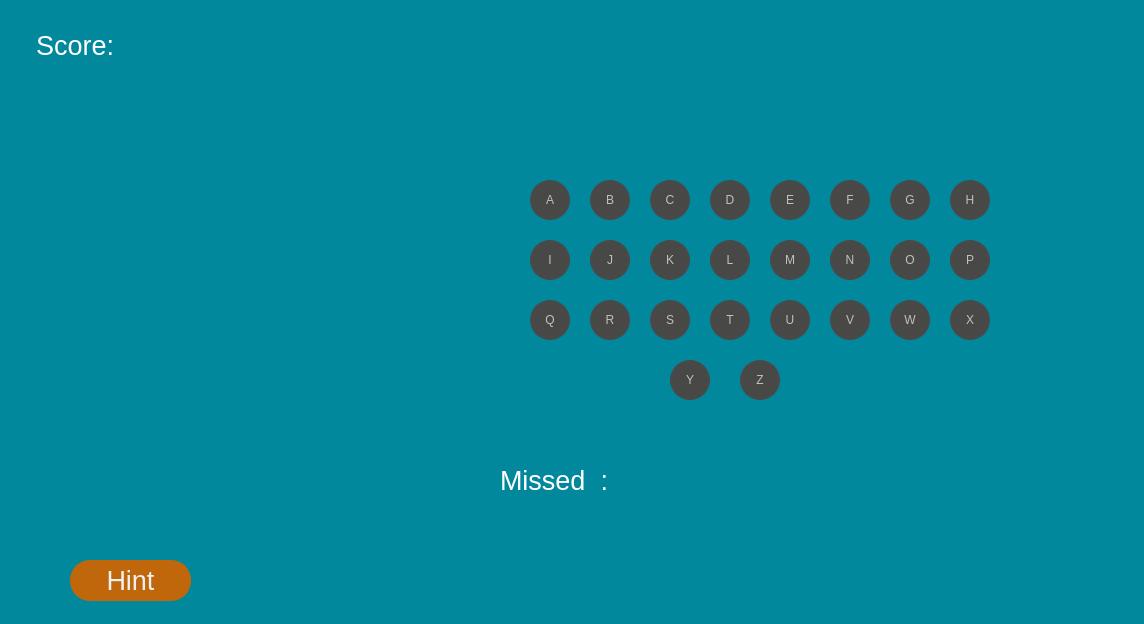
<?xml version="1.0" encoding="UTF-8"?>
<ui version="4.0">
 <class>mainWindow</class>
 <widget class="QMainWindow" name="mainWindow">
  <property name="geometry">
   <rect>
    <x>0</x>
    <y>0</y>
    <width>1144</width>
    <height>624</height>
   </rect>
  </property>
  <property name="windowTitle">
   <string>Category Layout</string>
  </property>
  <property name="styleSheet">
   <string notr="true">
        QWidget
        {
            color: #fff;
            background-color: #01889C;
            selection-background-color:#3d8ec9;
            selection-color: black;
            background-clip: border;
            border-image: none;
            outline: 0;
        }

        QPushButton
        {
            color: silver;
            background-color: #484846;
            border-width: 2px;
            border-color: #4A4949;
            border-style: solid;
            padding-top: 2px;
            padding-bottom: 2px;
            padding-left: 10px;
            padding-right: 10px;
            border-radius:20px;
        }

        QPushButton:disabled{
            background-color: #f2f2f2;
            color: #c7c7c3;
            border-color : #f2f2f2;
        }


        QPushButton:checked{
            background-color: #302F2F;
            border-color: #6A6969;
        }

        QPushButton:hover {
            border: 2px solid #fff;
            color: silver;
        }

        QPushButton:pressed
        {
            background-color: #484846;
        }

    </string>
  </property>
  <widget class="QWidget" name="centralwidget">
   <widget class="QLabel" name="lbl_word">
    <property name="geometry">
     <rect>
      <x>490</x>
      <y>20</y>
      <width>701</width>
      <height>111</height>
     </rect>
    </property>
    <property name="font">
     <font>
      <pointsize>28</pointsize>
      <weight>75</weight>
      <bold>true</bold>
     </font>
    </property>
    <property name="text">
     <string>&lt;html&gt;&lt;head/&gt;&lt;body&gt;&lt;p&gt;&lt;br/&gt;&lt;/p&gt;&lt;/body&gt;&lt;/html&gt;</string>
    </property>
    <property name="alignment">
     <set>Qt::AlignCenter</set>
    </property>
   </widget>
   <widget class="QPushButton" name="btn_a">
    <property name="geometry">
     <rect>
      <x>530</x>
      <y>180</y>
      <width>40</width>
      <height>40</height>
     </rect>
    </property>
    <property name="text">
     <string>A</string>
    </property>
    <property name="flat">
     <bool>true</bool>
    </property>
   </widget>
   <widget class="QPushButton" name="btn_b">
    <property name="geometry">
     <rect>
      <x>590</x>
      <y>180</y>
      <width>40</width>
      <height>40</height>
     </rect>
    </property>
    <property name="text">
     <string>B</string>
    </property>
   </widget>
   <widget class="QPushButton" name="btn_c">
    <property name="geometry">
     <rect>
      <x>650</x>
      <y>180</y>
      <width>40</width>
      <height>40</height>
     </rect>
    </property>
    <property name="text">
     <string>C</string>
    </property>
   </widget>
   <widget class="QLabel" name="lbl_score">
    <property name="geometry">
     <rect>
      <x>150</x>
      <y>20</y>
      <width>141</width>
      <height>51</height>
     </rect>
    </property>
    <property name="font">
     <font>
      <pointsize>22</pointsize>
     </font>
    </property>
    <property name="text">
     <string/>
    </property>
   </widget>
   <widget class="QLabel" name="lbl_wrong_letters">
    <property name="geometry">
     <rect>
      <x>710</x>
      <y>450</y>
      <width>371</width>
      <height>61</height>
     </rect>
    </property>
    <property name="font">
     <font>
      <pointsize>22</pointsize>
     </font>
    </property>
    <property name="text">
     <string/>
    </property>
   </widget>
   <widget class="QPushButton" name="btn_e">
    <property name="geometry">
     <rect>
      <x>770</x>
      <y>180</y>
      <width>40</width>
      <height>40</height>
     </rect>
    </property>
    <property name="text">
     <string>E</string>
    </property>
    <property name="flat">
     <bool>true</bool>
    </property>
   </widget>
   <widget class="QPushButton" name="btn_f">
    <property name="geometry">
     <rect>
      <x>830</x>
      <y>180</y>
      <width>40</width>
      <height>40</height>
     </rect>
    </property>
    <property name="text">
     <string>F</string>
    </property>
    <property name="flat">
     <bool>true</bool>
    </property>
   </widget>
   <widget class="QPushButton" name="btn_d">
    <property name="geometry">
     <rect>
      <x>710</x>
      <y>180</y>
      <width>40</width>
      <height>40</height>
     </rect>
    </property>
    <property name="text">
     <string>D</string>
    </property>
    <property name="flat">
     <bool>true</bool>
    </property>
   </widget>
   <widget class="QPushButton" name="btn_g">
    <property name="geometry">
     <rect>
      <x>890</x>
      <y>180</y>
      <width>40</width>
      <height>40</height>
     </rect>
    </property>
    <property name="text">
     <string>G</string>
    </property>
    <property name="flat">
     <bool>true</bool>
    </property>
   </widget>
   <widget class="QPushButton" name="btn_h">
    <property name="geometry">
     <rect>
      <x>950</x>
      <y>180</y>
      <width>40</width>
      <height>40</height>
     </rect>
    </property>
    <property name="text">
     <string>H</string>
    </property>
    <property name="flat">
     <bool>true</bool>
    </property>
   </widget>
   <widget class="QPushButton" name="btn_j">
    <property name="geometry">
     <rect>
      <x>590</x>
      <y>240</y>
      <width>40</width>
      <height>40</height>
     </rect>
    </property>
    <property name="text">
     <string>J</string>
    </property>
    <property name="flat">
     <bool>true</bool>
    </property>
   </widget>
   <widget class="QPushButton" name="btn_i">
    <property name="geometry">
     <rect>
      <x>530</x>
      <y>240</y>
      <width>40</width>
      <height>40</height>
     </rect>
    </property>
    <property name="text">
     <string>I</string>
    </property>
    <property name="flat">
     <bool>true</bool>
    </property>
   </widget>
   <widget class="QPushButton" name="btn_l">
    <property name="geometry">
     <rect>
      <x>710</x>
      <y>240</y>
      <width>40</width>
      <height>40</height>
     </rect>
    </property>
    <property name="text">
     <string>L</string>
    </property>
    <property name="flat">
     <bool>true</bool>
    </property>
   </widget>
   <widget class="QPushButton" name="btn_m">
    <property name="geometry">
     <rect>
      <x>770</x>
      <y>240</y>
      <width>40</width>
      <height>40</height>
     </rect>
    </property>
    <property name="text">
     <string>M</string>
    </property>
    <property name="flat">
     <bool>true</bool>
    </property>
   </widget>
   <widget class="QPushButton" name="btn_o">
    <property name="geometry">
     <rect>
      <x>890</x>
      <y>240</y>
      <width>40</width>
      <height>40</height>
     </rect>
    </property>
    <property name="text">
     <string>O</string>
    </property>
    <property name="flat">
     <bool>true</bool>
    </property>
   </widget>
   <widget class="QPushButton" name="btn_n">
    <property name="geometry">
     <rect>
      <x>830</x>
      <y>240</y>
      <width>40</width>
      <height>40</height>
     </rect>
    </property>
    <property name="text">
     <string>N</string>
    </property>
    <property name="flat">
     <bool>true</bool>
    </property>
   </widget>
   <widget class="QPushButton" name="btn_k">
    <property name="geometry">
     <rect>
      <x>650</x>
      <y>240</y>
      <width>40</width>
      <height>40</height>
     </rect>
    </property>
    <property name="text">
     <string>K</string>
    </property>
    <property name="flat">
     <bool>true</bool>
    </property>
   </widget>
   <widget class="QPushButton" name="btn_s">
    <property name="geometry">
     <rect>
      <x>650</x>
      <y>300</y>
      <width>40</width>
      <height>40</height>
     </rect>
    </property>
    <property name="text">
     <string>S</string>
    </property>
    <property name="flat">
     <bool>true</bool>
    </property>
   </widget>
   <widget class="QPushButton" name="btn_r">
    <property name="geometry">
     <rect>
      <x>590</x>
      <y>300</y>
      <width>40</width>
      <height>40</height>
     </rect>
    </property>
    <property name="text">
     <string>R</string>
    </property>
    <property name="flat">
     <bool>true</bool>
    </property>
   </widget>
   <widget class="QPushButton" name="btn_q">
    <property name="geometry">
     <rect>
      <x>530</x>
      <y>300</y>
      <width>40</width>
      <height>40</height>
     </rect>
    </property>
    <property name="text">
     <string>Q</string>
    </property>
    <property name="flat">
     <bool>true</bool>
    </property>
   </widget>
   <widget class="QPushButton" name="btn_t">
    <property name="geometry">
     <rect>
      <x>710</x>
      <y>300</y>
      <width>40</width>
      <height>40</height>
     </rect>
    </property>
    <property name="text">
     <string>T</string>
    </property>
    <property name="flat">
     <bool>true</bool>
    </property>
   </widget>
   <widget class="QPushButton" name="btn_p">
    <property name="geometry">
     <rect>
      <x>950</x>
      <y>240</y>
      <width>40</width>
      <height>40</height>
     </rect>
    </property>
    <property name="text">
     <string>P</string>
    </property>
    <property name="flat">
     <bool>true</bool>
    </property>
   </widget>
   <widget class="QPushButton" name="btn_v">
    <property name="geometry">
     <rect>
      <x>830</x>
      <y>300</y>
      <width>40</width>
      <height>40</height>
     </rect>
    </property>
    <property name="text">
     <string>V</string>
    </property>
    <property name="flat">
     <bool>true</bool>
    </property>
   </widget>
   <widget class="QPushButton" name="btn_u">
    <property name="geometry">
     <rect>
      <x>770</x>
      <y>300</y>
      <width>40</width>
      <height>40</height>
     </rect>
    </property>
    <property name="text">
     <string>U</string>
    </property>
    <property name="flat">
     <bool>true</bool>
    </property>
   </widget>
   <widget class="QPushButton" name="btn_w">
    <property name="geometry">
     <rect>
      <x>890</x>
      <y>300</y>
      <width>40</width>
      <height>40</height>
     </rect>
    </property>
    <property name="text">
     <string>W</string>
    </property>
    <property name="flat">
     <bool>true</bool>
    </property>
   </widget>
   <widget class="QPushButton" name="btn_y">
    <property name="geometry">
     <rect>
      <x>670</x>
      <y>360</y>
      <width>40</width>
      <height>40</height>
     </rect>
    </property>
    <property name="text">
     <string>Y</string>
    </property>
    <property name="flat">
     <bool>true</bool>
    </property>
   </widget>
   <widget class="QPushButton" name="btn_x">
    <property name="geometry">
     <rect>
      <x>950</x>
      <y>300</y>
      <width>40</width>
      <height>40</height>
     </rect>
    </property>
    <property name="text">
     <string>X</string>
    </property>
    <property name="flat">
     <bool>true</bool>
    </property>
   </widget>
   <widget class="QPushButton" name="btn_z">
    <property name="geometry">
     <rect>
      <x>740</x>
      <y>360</y>
      <width>40</width>
      <height>40</height>
     </rect>
    </property>
    <property name="text">
     <string>Z</string>
    </property>
    <property name="flat">
     <bool>true</bool>
    </property>
   </widget>
   <widget class="QLabel" name="label">
    <property name="geometry">
     <rect>
      <x>500</x>
      <y>450</y>
      <width>131</width>
      <height>61</height>
     </rect>
    </property>
    <property name="font">
     <font>
      <pointsize>20</pointsize>
     </font>
    </property>
    <property name="text">
     <string>Missed  : </string>
    </property>
   </widget>
   <widget class="QLabel" name="label_2">
    <property name="geometry">
     <rect>
      <x>36</x>
      <y>20</y>
      <width>111</width>
      <height>51</height>
     </rect>
    </property>
    <property name="font">
     <font>
      <pointsize>20</pointsize>
     </font>
    </property>
    <property name="text">
     <string>Score:</string>
    </property>
   </widget>
   <widget class="QPushButton" name="btn_hint">
    <property name="geometry">
     <rect>
      <x>70</x>
      <y>560</y>
      <width>121</width>
      <height>41</height>
     </rect>
    </property>
    <property name="palette">
     <palette>
      <active>
       <colorrole role="WindowText">
        <brush brushstyle="SolidPattern">
         <color alpha="255">
          <red>240</red>
          <green>240</green>
          <blue>240</blue>
         </color>
        </brush>
       </colorrole>
       <colorrole role="Button">
        <brush brushstyle="SolidPattern">
         <color alpha="255">
          <red>192</red>
          <green>102</green>
          <blue>11</blue>
         </color>
        </brush>
       </colorrole>
       <colorrole role="Text">
        <brush brushstyle="SolidPattern">
         <color alpha="255">
          <red>240</red>
          <green>240</green>
          <blue>240</blue>
         </color>
        </brush>
       </colorrole>
       <colorrole role="ButtonText">
        <brush brushstyle="SolidPattern">
         <color alpha="255">
          <red>240</red>
          <green>240</green>
          <blue>240</blue>
         </color>
        </brush>
       </colorrole>
       <colorrole role="Base">
        <brush brushstyle="SolidPattern">
         <color alpha="255">
          <red>192</red>
          <green>102</green>
          <blue>11</blue>
         </color>
        </brush>
       </colorrole>
       <colorrole role="Window">
        <brush brushstyle="SolidPattern">
         <color alpha="255">
          <red>192</red>
          <green>102</green>
          <blue>11</blue>
         </color>
        </brush>
       </colorrole>
       <colorrole role="Highlight">
        <brush brushstyle="SolidPattern">
         <color alpha="255">
          <red>61</red>
          <green>142</green>
          <blue>201</blue>
         </color>
        </brush>
       </colorrole>
       <colorrole role="HighlightedText">
        <brush brushstyle="SolidPattern">
         <color alpha="255">
          <red>0</red>
          <green>0</green>
          <blue>0</blue>
         </color>
        </brush>
       </colorrole>
      </active>
      <inactive>
       <colorrole role="WindowText">
        <brush brushstyle="SolidPattern">
         <color alpha="255">
          <red>240</red>
          <green>240</green>
          <blue>240</blue>
         </color>
        </brush>
       </colorrole>
       <colorrole role="Button">
        <brush brushstyle="SolidPattern">
         <color alpha="255">
          <red>192</red>
          <green>102</green>
          <blue>11</blue>
         </color>
        </brush>
       </colorrole>
       <colorrole role="Text">
        <brush brushstyle="SolidPattern">
         <color alpha="255">
          <red>240</red>
          <green>240</green>
          <blue>240</blue>
         </color>
        </brush>
       </colorrole>
       <colorrole role="ButtonText">
        <brush brushstyle="SolidPattern">
         <color alpha="255">
          <red>240</red>
          <green>240</green>
          <blue>240</blue>
         </color>
        </brush>
       </colorrole>
       <colorrole role="Base">
        <brush brushstyle="SolidPattern">
         <color alpha="255">
          <red>192</red>
          <green>102</green>
          <blue>11</blue>
         </color>
        </brush>
       </colorrole>
       <colorrole role="Window">
        <brush brushstyle="SolidPattern">
         <color alpha="255">
          <red>192</red>
          <green>102</green>
          <blue>11</blue>
         </color>
        </brush>
       </colorrole>
       <colorrole role="Highlight">
        <brush brushstyle="SolidPattern">
         <color alpha="255">
          <red>61</red>
          <green>142</green>
          <blue>201</blue>
         </color>
        </brush>
       </colorrole>
       <colorrole role="HighlightedText">
        <brush brushstyle="SolidPattern">
         <color alpha="255">
          <red>0</red>
          <green>0</green>
          <blue>0</blue>
         </color>
        </brush>
       </colorrole>
      </inactive>
      <disabled>
       <colorrole role="WindowText">
        <brush brushstyle="SolidPattern">
         <color alpha="255">
          <red>240</red>
          <green>240</green>
          <blue>240</blue>
         </color>
        </brush>
       </colorrole>
       <colorrole role="Button">
        <brush brushstyle="SolidPattern">
         <color alpha="255">
          <red>192</red>
          <green>102</green>
          <blue>11</blue>
         </color>
        </brush>
       </colorrole>
       <colorrole role="Text">
        <brush brushstyle="SolidPattern">
         <color alpha="255">
          <red>240</red>
          <green>240</green>
          <blue>240</blue>
         </color>
        </brush>
       </colorrole>
       <colorrole role="ButtonText">
        <brush brushstyle="SolidPattern">
         <color alpha="255">
          <red>240</red>
          <green>240</green>
          <blue>240</blue>
         </color>
        </brush>
       </colorrole>
       <colorrole role="Base">
        <brush brushstyle="SolidPattern">
         <color alpha="255">
          <red>192</red>
          <green>102</green>
          <blue>11</blue>
         </color>
        </brush>
       </colorrole>
       <colorrole role="Window">
        <brush brushstyle="SolidPattern">
         <color alpha="255">
          <red>192</red>
          <green>102</green>
          <blue>11</blue>
         </color>
        </brush>
       </colorrole>
       <colorrole role="Highlight">
        <brush brushstyle="SolidPattern">
         <color alpha="255">
          <red>61</red>
          <green>142</green>
          <blue>201</blue>
         </color>
        </brush>
       </colorrole>
       <colorrole role="HighlightedText">
        <brush brushstyle="SolidPattern">
         <color alpha="255">
          <red>0</red>
          <green>0</green>
          <blue>0</blue>
         </color>
        </brush>
       </colorrole>
      </disabled>
     </palette>
    </property>
    <property name="font">
     <font>
      <pointsize>20</pointsize>
     </font>
    </property>
    <property name="styleSheet">
     <string notr="true">background-color: rgb(192, 102, 11);
color: rgb(240, 240, 240);
border-color: rgb(192, 102, 11);</string>
    </property>
    <property name="text">
     <string>Hint</string>
    </property>
   </widget>
   <widget class="QLabel" name="lbl_hint">
    <property name="geometry">
     <rect>
      <x>200</x>
      <y>560</y>
      <width>181</width>
      <height>41</height>
     </rect>
    </property>
    <property name="font">
     <font>
      <pointsize>18</pointsize>
     </font>
    </property>
    <property name="text">
     <string/>
    </property>
   </widget>
   <widget class="QWidget" name="image_widget" native="true">
    <property name="geometry">
     <rect>
      <x>70</x>
      <y>120</y>
      <width>371</width>
      <height>381</height>
     </rect>
    </property>
    <layout class="QVBoxLayout" name="verticalLayout">
     <item>
      <widget class="QLabel" name="image_lbl_1">
       <property name="text">
        <string/>
       </property>
      </widget>
     </item>
    </layout>
   </widget>
  </widget>
  <widget class="QStatusBar" name="statusbar"/>
 </widget>
 <resources/>
 <connections/>
</ui>
